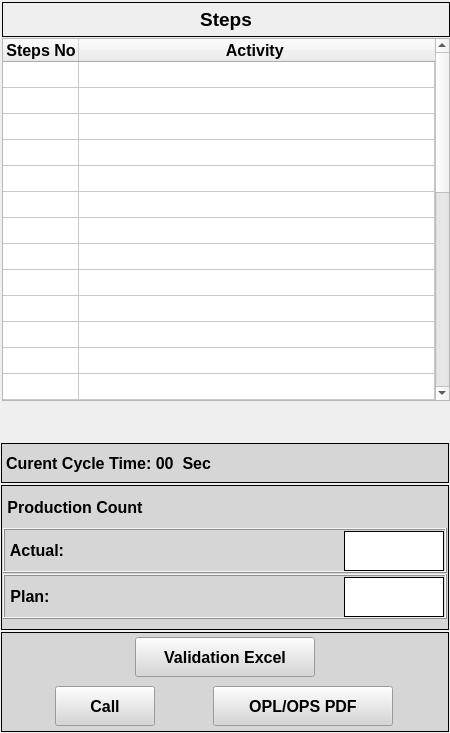
        <widget class="QFrame" name="Station_info_frm">
         <property name="enabled">
          <bool>true</bool>
         </property>
         <property name="minimumSize">
          <size>
           <width>450</width>
           <height>0</height>
          </size>
         </property>
         <property name="maximumSize">
          <size>
           <width>450</width>
           <height>16777215</height>
          </size>
         </property>
         <property name="frameShape">
          <enum>QFrame::NoFrame</enum>
         </property>
         <property name="frameShadow">
          <enum>QFrame::Raised</enum>
         </property>
         <property name="lineWidth">
          <number>1</number>
         </property>
         <property name="midLineWidth">
          <number>0</number>
         </property>
         <layout class="QVBoxLayout" name="verticalLayout_4">
          <property name="spacing">
           <number>2</number>
          </property>
          <property name="leftMargin">
           <number>1</number>
          </property>
          <property name="topMargin">
           <number>1</number>
          </property>
          <property name="rightMargin">
           <number>1</number>
          </property>
          <property name="bottomMargin">
           <number>1</number>
          </property>
          <item>
           <widget class="QWidget" name="only_table_widget" native="true">
            <property name="minimumSize">
             <size>
              <width>450</width>
              <height>0</height>
             </size>
            </property>
            <property name="maximumSize">
             <size>
              <width>450</width>
              <height>400</height>
             </size>
            </property>
            <property name="layoutDirection">
             <enum>Qt::LeftToRight</enum>
            </property>
            <layout class="QVBoxLayout" name="verticalLayout_3">
             <property name="spacing">
              <number>1</number>
             </property>
             <property name="leftMargin">
              <number>1</number>
             </property>
             <property name="topMargin">
              <number>1</number>
             </property>
             <property name="rightMargin">
              <number>1</number>
             </property>
             <property name="bottomMargin">
              <number>0</number>
             </property>
             <item>
              <widget class="QLabel" name="Step_lbl">
               <property name="minimumSize">
                <size>
                 <width>0</width>
                 <height>35</height>
                </size>
               </property>
               <property name="maximumSize">
                <size>
                 <width>16777215</width>
                 <height>35</height>
                </size>
               </property>
               <property name="font">
                <font>
                 <pointsize>14</pointsize>
                 <weight>75</weight>
                 <bold>true</bold>
                </font>
               </property>
               <property name="frameShape">
                <enum>QFrame::Box</enum>
               </property>
               <property name="text">
                <string>Steps</string>
               </property>
               <property name="alignment">
                <set>Qt::AlignCenter</set>
               </property>
              </widget>
             </item>
             <item>
              <widget class="QTableWidget" name="tableWidget">
               <property name="minimumSize">
                <size>
                 <width>0</width>
                 <height>290</height>
                </size>
               </property>
               <property name="maximumSize">
                <size>
                 <width>16777215</width>
                 <height>700</height>
                </size>
               </property>
               <property name="sizeAdjustPolicy">
                <enum>QAbstractScrollArea::AdjustToContents</enum>
               </property>
               <property name="autoScrollMargin">
                <number>13</number>
               </property>
               <property name="sortingEnabled">
                <bool>false</bool>
               </property>
               <property name="wordWrap">
                <bool>true</bool>
               </property>
               <property name="cornerButtonEnabled">
                <bool>true</bool>
               </property>
               <attribute name="horizontalHeaderVisible">
                <bool>true</bool>
               </attribute>
               <attribute name="horizontalHeaderCascadingSectionResizes">
                <bool>false</bool>
               </attribute>
               <attribute name="horizontalHeaderDefaultSectionSize">
                <number>76</number>
               </attribute>
               <attribute name="horizontalHeaderShowSortIndicator" stdset="0">
                <bool>false</bool>
               </attribute>
               <attribute name="horizontalHeaderStretchLastSection">
                <bool>true</bool>
               </attribute>
               <attribute name="verticalHeaderVisible">
                <bool>false</bool>
               </attribute>
               <attribute name="verticalHeaderCascadingSectionResizes">
                <bool>false</bool>
               </attribute>
               <attribute name="verticalHeaderDefaultSectionSize">
                <number>26</number>
               </attribute>
               <attribute name="verticalHeaderShowSortIndicator" stdset="0">
                <bool>false</bool>
               </attribute>
               <attribute name="verticalHeaderStretchLastSection">
                <bool>false</bool>
               </attribute>
               <row>
                <property name="text">
                 <string>New Row</string>
                </property>
               </row>
               <row>
                <property name="text">
                 <string>New Row</string>
                </property>
               </row>
               <row>
                <property name="text">
                 <string>New Row</string>
                </property>
               </row>
               <row>
                <property name="text">
                 <string>New Row</string>
                </property>
               </row>
               <row>
                <property name="text">
                 <string>New Row</string>
                </property>
               </row>
               <row>
                <property name="text">
                 <string>New Row</string>
                </property>
               </row>
               <row>
                <property name="text">
                 <string>New Row</string>
                </property>
               </row>
               <row>
                <property name="text">
                 <string>New Row</string>
                </property>
               </row>
               <row>
                <property name="text">
                 <string>New Row</string>
                </property>
               </row>
               <row>
                <property name="text">
                 <string>New Row</string>
                </property>
               </row>
               <row>
                <property name="text">
                 <string>New Row</string>
                </property>
               </row>
               <row>
                <property name="text">
                 <string>New Row</string>
                </property>
               </row>
               <row>
                <property name="text">
                 <string>New Row</string>
                </property>
               </row>
               <row>
                <property name="text">
                 <string>New Row</string>
                </property>
               </row>
               <row>
                <property name="text">
                 <string>New Row</string>
                </property>
               </row>
               <row>
                <property name="text">
                 <string>New Row</string>
                </property>
               </row>
               <row>
                <property name="text">
                 <string>New Row</string>
                </property>
               </row>
               <row>
                <property name="text">
                 <string>New Row</string>
                </property>
               </row>
               <row>
                <property name="text">
                 <string>New Row</string>
                </property>
               </row>
               <row>
                <property name="text">
                 <string>New Row</string>
                </property>
               </row>
               <row>
                <property name="text">
                 <string>New Row</string>
                </property>
               </row>
               <row>
                <property name="text">
                 <string>New Row</string>
                </property>
               </row>
               <row>
                <property name="text">
                 <string>New Row</string>
                </property>
               </row>
               <row>
                <property name="text">
                 <string>New Row</string>
                </property>
               </row>
               <row>
                <property name="text">
                 <string>New Row</string>
                </property>
               </row>
               <row>
                <property name="text">
                 <string>New Row</string>
                </property>
               </row>
               <row>
                <property name="text">
                 <string>New Row</string>
                </property>
               </row>
               <row>
                <property name="text">
                 <string>New Row</string>
                </property>
               </row>
               <row>
                <property name="text">
                 <string>New Row</string>
                </property>
               </row>
               <row>
                <property name="text">
                 <string>New Row</string>
                </property>
               </row>
               <row>
                <property name="text">
                 <string>New Row</string>
                </property>
               </row>
               <column>
                <property name="text">
                 <string>Steps No</string>
                </property>
                <property name="toolTip">
                 <string notr="true"/>
                </property>
                <property name="font">
                 <font>
                  <pointsize>12</pointsize>
                  <weight>75</weight>
                  <bold>true</bold>
                 </font>
                </property>
               </column>
               <column>
                <property name="text">
                 <string>Activity </string>
                </property>
                <property name="font">
                 <font>
                  <pointsize>12</pointsize>
                  <weight>75</weight>
                  <bold>true</bold>
                 </font>
                </property>
               </column>
              </widget>
             </item>
             <item>
              <spacer name="verticalSpacer_3">
               <property name="orientation">
                <enum>Qt::Vertical</enum>
               </property>
               <property name="sizeHint" stdset="0">
                <size>
                 <width>0</width>
                 <height>0</height>
                </size>
               </property>
              </spacer>
             </item>
            </layout>
           </widget>
          </item>
          <item>
           <spacer name="verticalSpacer_4">
            <property name="orientation">
             <enum>Qt::Vertical</enum>
            </property>
            <property name="sizeHint" stdset="0">
             <size>
              <width>20</width>
              <height>40</height>
             </size>
            </property>
           </spacer>
          </item>
          <item>
           <widget class="QLabel" name="Current_Cycle_Time_lbl">
            <property name="minimumSize">
             <size>
              <width>0</width>
              <height>40</height>
             </size>
            </property>
            <property name="maximumSize">
             <size>
              <width>16777215</width>
              <height>40</height>
             </size>
            </property>
            <property name="font">
             <font>
              <pointsize>12</pointsize>
              <weight>75</weight>
              <bold>true</bold>
             </font>
            </property>
            <property name="styleSheet">
             <string notr="true">background-color: rgb(214, 214, 214);</string>
            </property>
            <property name="frameShape">
             <enum>QFrame::Box</enum>
            </property>
            <property name="text">
             <string>Curent Cycle Time: 00  Sec</string>
            </property>
            <property name="alignment">
             <set>Qt::AlignLeading|Qt::AlignLeft|Qt::AlignVCenter</set>
            </property>
            <property name="margin">
             <number>10</number>
            </property>
           </widget>
          </item>
          <item>
           <widget class="QFrame" name="frame_5">
            <property name="minimumSize">
             <size>
              <width>0</width>
              <height>145</height>
             </size>
            </property>
            <property name="maximumSize">
             <size>
              <width>16777215</width>
              <height>145</height>
             </size>
            </property>
            <property name="styleSheet">
             <string notr="true">background-color: rgb(214, 214, 214);</string>
            </property>
            <property name="frameShape">
             <enum>QFrame::Box</enum>
            </property>
            <property name="frameShadow">
             <enum>QFrame::Plain</enum>
            </property>
            <property name="lineWidth">
             <number>1</number>
            </property>
            <layout class="QVBoxLayout" name="verticalLayout_18">
             <property name="spacing">
              <number>1</number>
             </property>
             <property name="leftMargin">
              <number>1</number>
             </property>
             <property name="topMargin">
              <number>1</number>
             </property>
             <property name="rightMargin">
              <number>1</number>
             </property>
             <property name="bottomMargin">
              <number>1</number>
             </property>
             <item>
              <widget class="QLabel" name="label_2">
               <property name="minimumSize">
                <size>
                 <width>0</width>
                 <height>40</height>
                </size>
               </property>
               <property name="maximumSize">
                <size>
                 <width>16777215</width>
                 <height>40</height>
                </size>
               </property>
               <property name="font">
                <font>
                 <pointsize>12</pointsize>
                 <weight>75</weight>
                 <bold>true</bold>
                </font>
               </property>
               <property name="text">
                <string> Production Count</string>
               </property>
              </widget>
             </item>
             <item>
              <widget class="QFrame" name="frame_17">
               <property name="minimumSize">
                <size>
                 <width>0</width>
                 <height>45</height>
                </size>
               </property>
               <property name="maximumSize">
                <size>
                 <width>16777215</width>
                 <height>45</height>
                </size>
               </property>
               <property name="frameShape">
                <enum>QFrame::Box</enum>
               </property>
               <property name="frameShadow">
                <enum>QFrame::Raised</enum>
               </property>
               <layout class="QHBoxLayout" name="horizontalLayout_6">
                <property name="spacing">
                 <number>1</number>
                </property>
                <property name="leftMargin">
                 <number>1</number>
                </property>
                <property name="topMargin">
                 <number>1</number>
                </property>
                <property name="rightMargin">
                 <number>1</number>
                </property>
                <property name="bottomMargin">
                 <number>1</number>
                </property>
                <item>
                 <widget class="QLabel" name="label_15">
                  <property name="minimumSize">
                   <size>
                    <width>0</width>
                    <height>20</height>
                   </size>
                  </property>
                  <property name="maximumSize">
                   <size>
                    <width>16777215</width>
                    <height>20</height>
                   </size>
                  </property>
                  <property name="font">
                   <font>
                    <pointsize>12</pointsize>
                    <weight>75</weight>
                    <bold>true</bold>
                   </font>
                  </property>
                  <property name="text">
                   <string> Actual:</string>
                  </property>
                 </widget>
                </item>
                <item>
                 <widget class="QLabel" name="Actual_prod_count">
                  <property name="minimumSize">
                   <size>
                    <width>100</width>
                    <height>40</height>
                   </size>
                  </property>
                  <property name="maximumSize">
                   <size>
                    <width>100</width>
                    <height>40</height>
                   </size>
                  </property>
                  <property name="font">
                   <font>
                    <pointsize>12</pointsize>
                    <weight>75</weight>
                    <bold>true</bold>
                   </font>
                  </property>
                  <property name="styleSheet">
                   <string notr="true">background-color:rgb(255, 255, 255);</string>
                  </property>
                  <property name="frameShape">
                   <enum>QFrame::Box</enum>
                  </property>
                  <property name="text">
                   <string/>
                  </property>
                  <property name="alignment">
                   <set>Qt::AlignCenter</set>
                  </property>
                  <property name="margin">
                   <number>5</number>
                  </property>
                 </widget>
                </item>
               </layout>
              </widget>
             </item>
             <item>
              <widget class="QFrame" name="frame_18">
               <property name="maximumSize">
                <size>
                 <width>16777215</width>
                 <height>45</height>
                </size>
               </property>
               <property name="frameShape">
                <enum>QFrame::Box</enum>
               </property>
               <property name="frameShadow">
                <enum>QFrame::Raised</enum>
               </property>
               <layout class="QHBoxLayout" name="horizontalLayout_7">
                <property name="spacing">
                 <number>1</number>
                </property>
                <property name="leftMargin">
                 <number>1</number>
                </property>
                <property name="topMargin">
                 <number>1</number>
                </property>
                <property name="rightMargin">
                 <number>1</number>
                </property>
                <property name="bottomMargin">
                 <number>1</number>
                </property>
                <item>
                 <widget class="QLabel" name="label_12">
                  <property name="minimumSize">
                   <size>
                    <width>0</width>
                    <height>20</height>
                   </size>
                  </property>
                  <property name="maximumSize">
                   <size>
                    <width>16777215</width>
                    <height>20</height>
                   </size>
                  </property>
                  <property name="font">
                   <font>
                    <pointsize>12</pointsize>
                    <weight>75</weight>
                    <bold>true</bold>
                   </font>
                  </property>
                  <property name="text">
                   <string> Plan:</string>
                  </property>
                 </widget>
                </item>
                <item>
                 <widget class="QLabel" name="PLan_prod_count">
                  <property name="minimumSize">
                   <size>
                    <width>100</width>
                    <height>40</height>
                   </size>
                  </property>
                  <property name="maximumSize">
                   <size>
                    <width>100</width>
                    <height>40</height>
                   </size>
                  </property>
                  <property name="font">
                   <font>
                    <pointsize>12</pointsize>
                    <weight>75</weight>
                    <bold>true</bold>
                   </font>
                  </property>
                  <property name="styleSheet">
                   <string notr="true">background-color:rgb(255, 255, 255);
</string>
                  </property>
                  <property name="frameShape">
                   <enum>QFrame::Box</enum>
                  </property>
                  <property name="text">
                   <string/>
                  </property>
                  <property name="alignment">
                   <set>Qt::AlignCenter</set>
                  </property>
                  <property name="margin">
                   <number>5</number>
                  </property>
                 </widget>
                </item>
               </layout>
              </widget>
             </item>
             <item>
              <spacer name="verticalSpacer_5">
               <property name="orientation">
                <enum>Qt::Vertical</enum>
               </property>
               <property name="sizeHint" stdset="0">
                <size>
                 <width>20</width>
                 <height>40</height>
                </size>
               </property>
              </spacer>
             </item>
            </layout>
           </widget>
          </item>
          <item>
           <widget class="QFrame" name="Pdf_Video_btn_frm">
            <property name="minimumSize">
             <size>
              <width>0</width>
              <height>100</height>
             </size>
            </property>
            <property name="maximumSize">
             <size>
              <width>16777215</width>
              <height>100</height>
             </size>
            </property>
            <property name="styleSheet">
             <string notr="true">background-color: rgb(214, 214, 214);</string>
            </property>
            <property name="frameShape">
             <enum>QFrame::Box</enum>
            </property>
            <property name="frameShadow">
             <enum>QFrame::Plain</enum>
            </property>
            <layout class="QVBoxLayout" name="verticalLayout_7">
             <property name="leftMargin">
              <number>1</number>
             </property>
             <property name="topMargin">
              <number>1</number>
             </property>
             <property name="rightMargin">
              <number>1</number>
             </property>
             <property name="bottomMargin">
              <number>1</number>
             </property>
             <item>
              <layout class="QHBoxLayout" name="horizontalLayout_9">
               <item>
                <widget class="QPushButton" name="open_excel_btn">
                 <property name="minimumSize">
                  <size>
                   <width>180</width>
                   <height>40</height>
                  </size>
                 </property>
                 <property name="maximumSize">
                  <size>
                   <width>150</width>
                   <height>40</height>
                  </size>
                 </property>
                 <property name="font">
                  <font>
                   <pointsize>12</pointsize>
                   <weight>75</weight>
                   <bold>true</bold>
                  </font>
                 </property>
                 <property name="cursor">
                  <cursorShape>PointingHandCursor</cursorShape>
                 </property>
                 <property name="styleSheet">
                  <string notr="true">
selection-color: rgb(255, 78, 25);</string>
                 </property>
                 <property name="text">
                  <string>Validation Excel</string>
                 </property>
                 <property name="checkable">
                  <bool>false</bool>
                 </property>
                 <property name="autoDefault">
                  <bool>false</bool>
                 </property>
                </widget>
               </item>
              </layout>
             </item>
             <item>
              <layout class="QHBoxLayout" name="horizontalLayout_11">
               <item>
                <widget class="QPushButton" name="Call_btn">
                 <property name="minimumSize">
                  <size>
                   <width>100</width>
                   <height>40</height>
                  </size>
                 </property>
                 <property name="maximumSize">
                  <size>
                   <width>100</width>
                   <height>40</height>
                  </size>
                 </property>
                 <property name="font">
                  <font>
                   <pointsize>12</pointsize>
                   <weight>75</weight>
                   <bold>true</bold>
                  </font>
                 </property>
                 <property name="styleSheet">
                  <string notr="true">background-color: rgb(214, 214, 214);</string>
                 </property>
                 <property name="text">
                  <string>Call</string>
                 </property>
                </widget>
               </item>
               <item>
                <widget class="QPushButton" name="opl_pdf_btn">
                 <property name="minimumSize">
                  <size>
                   <width>180</width>
                   <height>40</height>
                  </size>
                 </property>
                 <property name="maximumSize">
                  <size>
                   <width>180</width>
                   <height>40</height>
                  </size>
                 </property>
                 <property name="font">
                  <font>
                   <pointsize>12</pointsize>
                   <weight>75</weight>
                   <bold>true</bold>
                  </font>
                 </property>
                 <property name="cursor">
                  <cursorShape>PointingHandCursor</cursorShape>
                 </property>
                 <property name="styleSheet">
                  <string notr="true">background-color: rgb(214, 214, 214);</string>
                 </property>
                 <property name="text">
                  <string>OPL/OPS PDF</string>
                 </property>
                 <property name="checkable">
                  <bool>false</bool>
                 </property>
                 <property name="autoDefault">
                  <bool>false</bool>
                 </property>
                </widget>
               </item>
              </layout>
             </item>
            </layout>
           </widget>
          </item>
         </layout>
        </widget>
